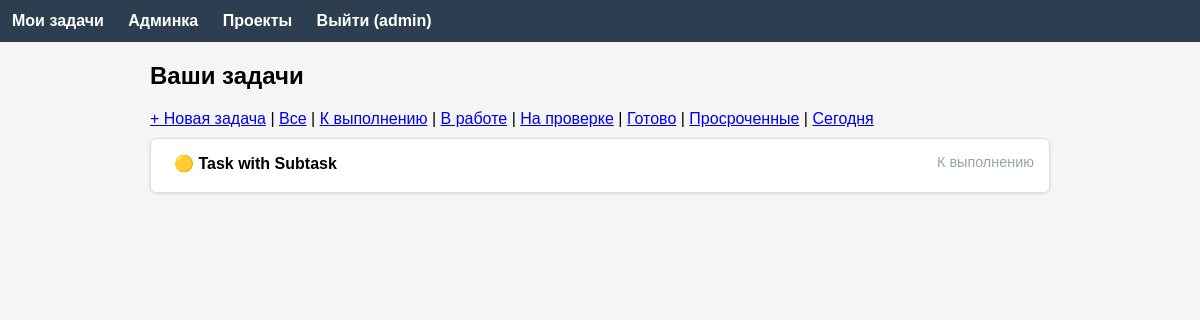
Page /tasks (signed in) on the earlier database version.
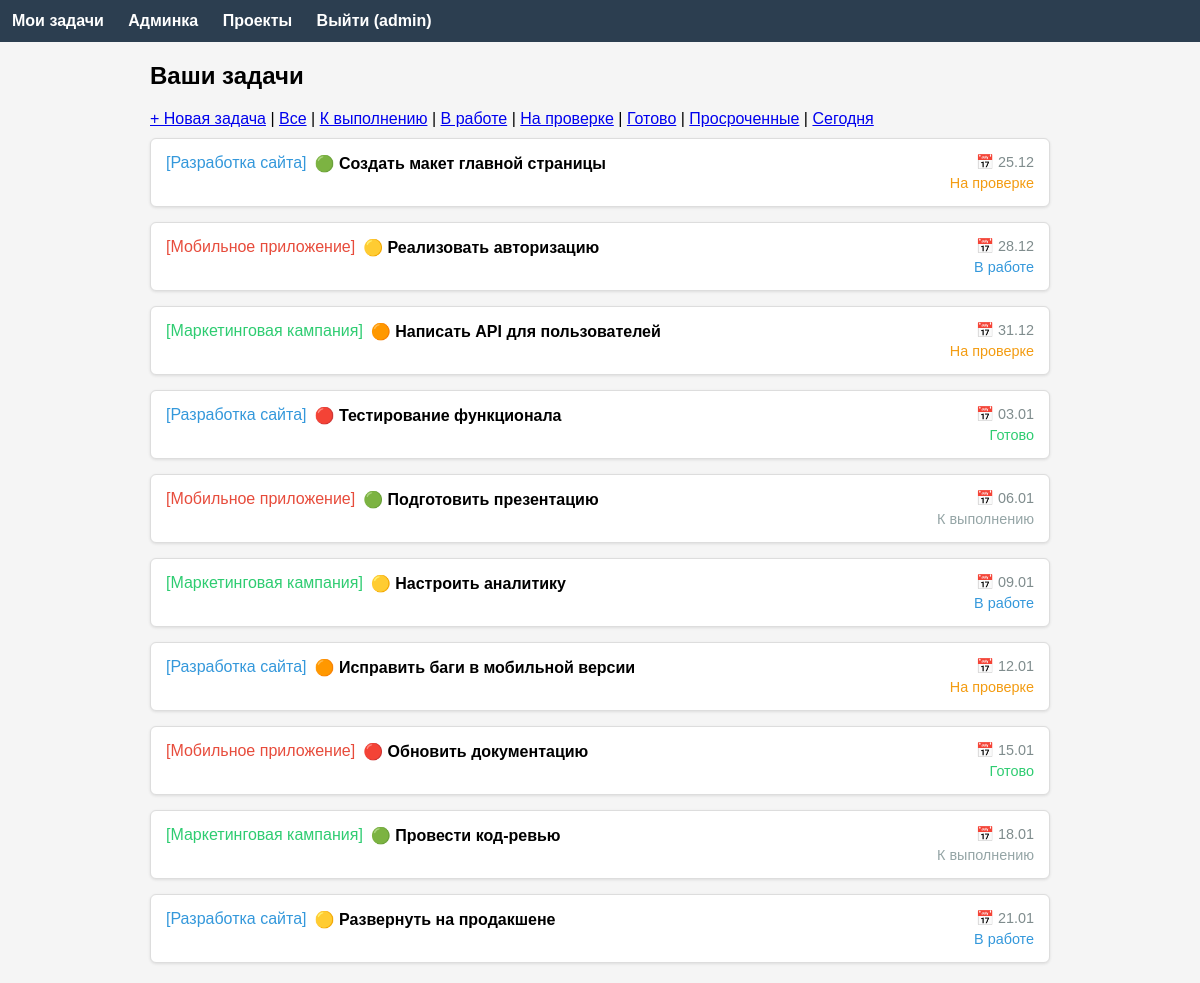
Same page on the later database version.
### app/models.py (models this page shows, shortened)
class Task(db.Model):
    id = db.Column(db.Integer, primary_key=True)
    title = db.Column(db.String(100), nullable=False)
    description = db.Column(db.Text)
    created_at = db.Column(db.DateTime, default=datetime.now)
    completed_at = db.Column(db.DateTime, nullable=True)
    user_id = db.Column(db.Integer, db.ForeignKey('user.id'), nullable=False)
    project_id = db.Column(db.Integer, db.ForeignKey('project.id'), nullable=True)
    status = db.Column(db.String(20), default='todo')
    priority = db.Column(db.Integer, default=2)
    deadline = db.Column(db.Date, nullable=True)
    author = db.relationship('User', back_populates='authored_tasks')
    assignees = db.relationship('User', secondary=task_assignees, back_populates='assigned_tasks')
    project = db.relationship('Project', back_populates='tasks')
    comments = db.relationship('Comment', back_populates='task', cascade='all, delete-orphan')
    subtasks = db.relationship('Subtask', back_populates='task', cascade='all, delete-orphan')
    def is_overdue(self):
        return self.deadline and self.deadline < date.today() and not self.completed_at
    def get_priority_emoji(self):
        return {1: '🟢', 2: '🟡', 3: '🟠', 4: '🔴'}.get(self.priority, '⚪')
    def get_status_display(self):
        return {
            'todo': 'К выполнению',
            'in_progress': 'В работе',
            'review': 'На проверке',
            'done': 'Готово'
        }.get(self.status, self.status)
    def get_status_color(self):
        return {
            'todo': '#95a5a6',
            'in_progress': '#3498db',
            'review': '#f39c12',
            'done': '#2ecc71'
        }.get(self.status, '#95a5a6')

class Project(db.Model):
    id = db.Column(db.Integer, primary_key=True)
    name = db.Column(db.String(100), nullable=False)
    description = db.Column(db.Text)
    color = db.Column(db.String(7), default='#3498db')
    user_id = db.Column(db.Integer, db.ForeignKey('user.id'), nullable=False)
    tasks = db.relationship('Task', back_populates='project', lazy='dynamic')
    author = db.relationship('User', back_populates='authored_projects')

### app/main/routes.py (the view)
@main.route('/tasks')
@login_required
def tasks():
    if current_user.is_admin():
        query = Task.query
    else:
        query = Task.query.filter(
            (Task.user_id == current_user.id) | (Task.assignees.contains(current_user))
        )
    status = request.args.get('status')
    if status in ['todo', 'in_progress', 'review', 'done']:
        query = query.filter(Task.status == status)
    overdue = request.args.get('overdue')
    if overdue == 'true':
        query = query.filter(Task.deadline < date.today(), Task.completed_at.is_(None))
    due_today = request.args.get('due_today')
    if due_today == 'true':
        today = date.today()
        query = query.filter(Task.deadline == today)
    tasks = query.all()
    projects = Project.query.all()
    users = User.query.all()
    return render_template('tasks.html', tasks=tasks, projects=projects, users=users)

### app/__init__.py (called while the page is built)
def create_app():
    app = Flask(__name__)
    app.config['SECRET_KEY'] = os.environ.get('SECRET_KEY', 'dev-secret-key')
    app.config['SQLALCHEMY_DATABASE_URI'] = 'sqlite:///task_manager.db'
    app.config['SQLALCHEMY_TRACK_MODIFICATIONS'] = False
    db.init_app(app)
    login_manager.init_app(app)
    login_manager.login_view = 'auth.login'
    from .models import User
    @login_manager.user_loader
    def load_user(user_id):
        return User.query.get(int(user_id))
    from .auth import auth as auth_blueprint
    app.register_blueprint(auth_blueprint)
    from .main import main as main_blueprint
    app.register_blueprint(main_blueprint)
    from .api import api as api_blueprint
    app.register_blueprint(api_blueprint, url_prefix='/api')
    return app

### app/models.py (called while the page is built)
    def is_admin(self):
        return self.access_level == 0

    def can_assign_to(self, other):
        return self.access_level <= other.access_level

### app/templates/tasks.html (shortened to what this page needs)
{% extends "base.html" %}
{% block content %}
<h2>{% if preselected_project_id %}Создать задачу в проекте{% else %}Ваши задачи{% endif %}</h2>
{% if preselected_project_id %}
    {% set selected_project = preselected_project_id %}
{% else %}
    <div style="margin:10px 0;">
        <a href="#" onclick="document.getElementById('new-task-form').classList.remove('hidden'); return false;">+ Новая задача</a>
        |
        <a href="{{ url_for('main.tasks') }}">Все</a>
        | <a href="{{ url_for('main.tasks', status='todo') }}">К выполнению</a>
        | <a href="{{ url_for('main.tasks', status='in_progress') }}">В работе</a>
        | <a href="{{ url_for('main.tasks', status='review') }}">На проверке</a>
        | <a href="{{ url_for('main.tasks', status='done') }}">Готово</a>
        | <a href="{{ url_for('main.tasks', overdue='true') }}">Просроченные</a>
        | <a href="{{ url_for('main.tasks', due_today='true') }}">Сегодня</a>
    </div>
{% endif %}
{% if not preselected_project_id %}
    {% if tasks %}
    <div style="display:grid; gap:15px;">
    {% for task in tasks %}
        <div class="task-card {% if task.is_overdue() %}task-overdue{% endif %}">
            <a href="{{ url_for('main.view_task', id=task.id) }}" style="text-decoration:none; color:black;">
                <div style="display:flex; justify-content:space-between; align-items:flex-start;">
                    <div style="flex:1; min-width:0;">
                        <div style="display:flex; align-items:center; gap:8px; margin-bottom:4px;">
                            <span style="color:{% if task.project %}{{ task.project.color }}{% else %}#7f8c8d{% endif %};">
                                {% if task.project %}[{{ task.project.name }}]{% endif %}
                            </span>
                            <strong style="white-space:nowrap; overflow:hidden; text-overflow:ellipsis;">{{ task.get_priority_emoji() }} {{ task.title }}</strong>
                        </div>
                    </div>
                    <div style="text-align:right; min-width:120px;">
                        {% if task.deadline %}
                            <div style="font-size:0.9em; color:{% if task.is_overdue() %}red{% else %}#7f8c8d{% endif %}; margin-bottom:4px;">
                                📅 {{ task.deadline.strftime('%d.%m') }}
                            </div>
                        {% endif %}
                        <div style="font-size:0.9em; color:{{ task.get_status_color() }};">
                            {{ task.get_status_display() }}
                        </div>
                    </div>
                </div>
            </a>
        </div>
    {% endfor %}
    </div>
    {% else %}
    <p>Нет задач.</p>
    {% endif %}
{% endif %}
{% endblock %}

Differences in the rows shown:
removed Task: get_priority_emoji "🟡", title "Task with Subtask", status "К выполнению"
added Task: project.name "Разработка сайта", get_priority_emoji "🟢", title "Создать макет главной страницы", deadline "25.12", status "На проверке"
added Task: project.name "Мобильное приложение", get_priority_emoji "🟡", title "Реализовать авторизацию", deadline "28.12", status "В работе"
added Task: project.name "Маркетинговая кампания", get_priority_emoji "🟠", title "Написать API для пользователей", deadline "31.12", status "На проверке"
added Task: project.name "Разработка сайта", get_priority_emoji "🔴", title "Тестирование функционала", deadline "03.01", status "Готово"
added Task: project.name "Мобильное приложение", get_priority_emoji "🟢", title "Подготовить презентацию", deadline "06.01", status "К выполнению"
added Task: project.name "Маркетинговая кампания", get_priority_emoji "🟡", title "Настроить аналитику", deadline "09.01", status "В работе"
added Task: project.name "Разработка сайта", get_priority_emoji "🟠", title "Исправить баги в мобильной версии", deadline "12.01", status "На проверке"
added Task: project.name "Мобильное приложение", get_priority_emoji "🔴", title "Обновить документацию", deadline "15.01", status "Готово"
added Task: project.name "Маркетинговая кампания", get_priority_emoji "🟢", title "Провести код-ревью", deadline "18.01", status "К выполнению"
added Task: project.name "Разработка сайта", get_priority_emoji "🟡", title "Развернуть на продакшене", deadline "21.01", status "В работе"
